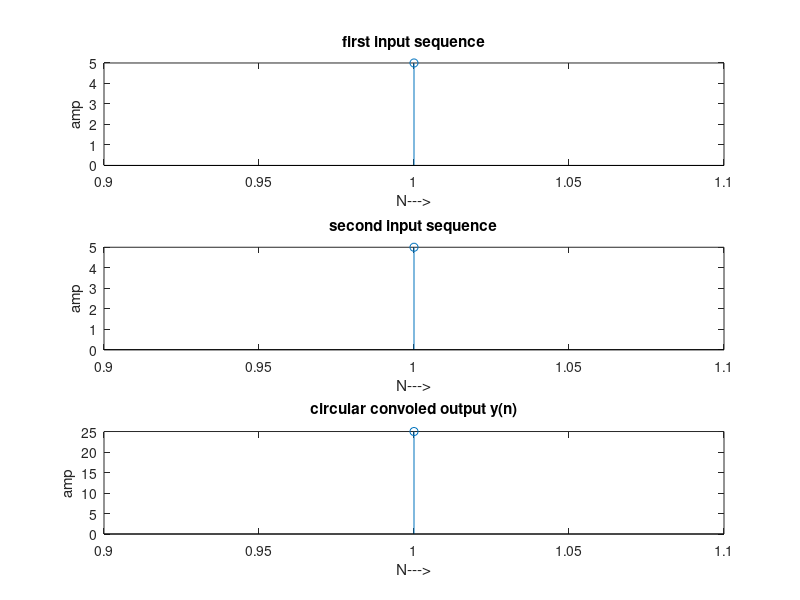

The MATLAB source for this figure:
x1=input('enter the 1st sequence x(n)=')
h1=input('enter the second sequence h(n)=')
n1=length(x1);
n2=length(h1);
N=max(n1,n2);
if(n1>n2)
    h1=[h1,zeros(1,n-n2)];
else
    x1=[x1,zeros(1,n2-n1)];
end
x=transpose(x1);
h=transpose(h1);
temp=h;
for i=1:N-1;
    temp=circshift(temp,1);
    h=horzcat(h,temp);
end
h
y=h*x
subplot(3,1,1);
stem(x1);
xlabel('N--->');ylabel('amp');title('first input sequence');

subplot(3,1,2);
stem(h1);
xlabel('N--->');ylabel('amp');title('second input sequence');

subplot(3,1,3);
stem(y);
xlabel('N--->');ylabel('amp');title('circular convoled output y(n)');
